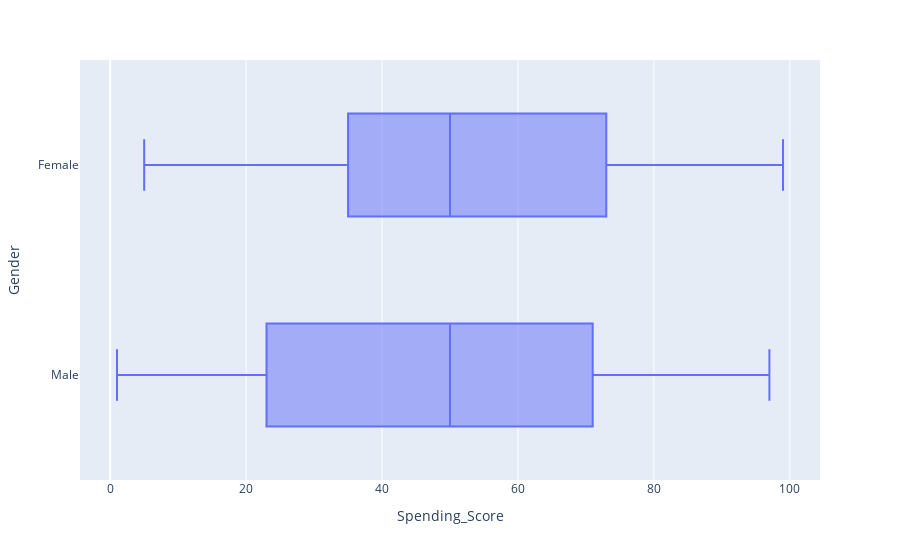

Notebook code for this chart:
### Code cell
# Boxplot Of Gender & Spending Score
px.box(df,x='Spending_Score',y='Gender')

### Figure 1 — Plotly figure (JSON) as saved in the notebook; plotly's stock layout.template omitted (floating-point values rounded to 4 significant figures; data arrays with more than 128 entries replaced by an {"elided": "..."} marker saying what was removed)
{"data": [{"alignmentgroup": "True", "hovertemplate": "Spending_Score=%{x}<br>Gender=%{y}<extra></extra>", "legendgroup": "", "marker": {"color": "#636efa"}, "name": "", "notched": false, "offsetgroup": "", "orientation": "h", "showlegend": false, "type": "box", "x": {"elided": "200 int values"}, "x0": " ", "xaxis": "x", "y": {"elided": "200 str values"}, "y0": " ", "yaxis": "y"}], "layout": {"boxmode": "group", "legend": {"tracegroupgap": 0}, "margin": {"t": 60}, "xaxis": {"anchor": "y", "domain": [0, 1], "title": {"text": "Spending_Score"}}, "yaxis": {"anchor": "x", "domain": [0, 1], "title": {"text": "Gender"}}}}
